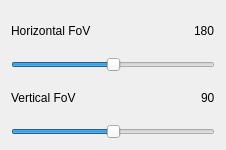
<?xml version="1.0" encoding="UTF-8"?>
<ui version="4.0">
 <class>SphericalCameraParameterWidget</class>
 <widget class="QWidget" name="SphericalCameraParameterWidget">
  <property name="geometry">
   <rect>
    <x>0</x>
    <y>0</y>
    <width>226</width>
    <height>150</height>
   </rect>
  </property>
  <property name="windowTitle">
   <string>Form</string>
  </property>
  <layout class="QVBoxLayout" name="verticalLayout_3">
   <item>
    <layout class="QVBoxLayout" name="verticalLayout">
     <item>
      <layout class="QHBoxLayout" name="horizontalLayout">
       <item>
        <widget class="QLabel" name="label">
         <property name="text">
          <string>Horizontal FoV</string>
         </property>
        </widget>
       </item>
       <item>
        <spacer name="horizontalSpacer">
         <property name="orientation">
          <enum>Qt::Horizontal</enum>
         </property>
         <property name="sizeHint" stdset="0">
          <size>
           <width>40</width>
           <height>20</height>
          </size>
         </property>
        </spacer>
       </item>
       <item>
        <widget class="QLabel" name="m_horizontalFieldOfViewLabel">
         <property name="text">
          <string>180</string>
         </property>
        </widget>
       </item>
      </layout>
     </item>
     <item>
      <widget class="QSlider" name="m_horizontalFieldOfViewSlider">
       <property name="minimum">
        <number>0</number>
       </property>
       <property name="maximum">
        <number>360</number>
       </property>
       <property name="value">
        <number>180</number>
       </property>
       <property name="orientation">
        <enum>Qt::Horizontal</enum>
       </property>
      </widget>
     </item>
    </layout>
   </item>
   <item>
    <layout class="QVBoxLayout" name="verticalLayout_2">
     <item>
      <layout class="QHBoxLayout" name="horizontalLayout_2">
       <item>
        <widget class="QLabel" name="label_2">
         <property name="text">
          <string>Vertical FoV</string>
         </property>
        </widget>
       </item>
       <item>
        <spacer name="horizontalSpacer_2">
         <property name="orientation">
          <enum>Qt::Horizontal</enum>
         </property>
         <property name="sizeHint" stdset="0">
          <size>
           <width>40</width>
           <height>20</height>
          </size>
         </property>
        </spacer>
       </item>
       <item>
        <widget class="QLabel" name="m_verticalFieldOfViewLabel">
         <property name="text">
          <string>90</string>
         </property>
        </widget>
       </item>
      </layout>
     </item>
     <item>
      <widget class="QSlider" name="m_verticalFieldOfViewSlider">
       <property name="minimum">
        <number>0</number>
       </property>
       <property name="maximum">
        <number>180</number>
       </property>
       <property name="value">
        <number>90</number>
       </property>
       <property name="orientation">
        <enum>Qt::Horizontal</enum>
       </property>
      </widget>
     </item>
    </layout>
   </item>
  </layout>
 </widget>
 <resources/>
 <connections>
  <connection>
   <sender>m_horizontalFieldOfViewSlider</sender>
   <signal>valueChanged(int)</signal>
   <receiver>m_horizontalFieldOfViewLabel</receiver>
   <slot>setNum(int)</slot>
   <hints>
    <hint type="sourcelabel">
     <x>112</x>
     <y>57</y>
    </hint>
    <hint type="destinationlabel">
     <x>195</x>
     <y>23</y>
    </hint>
   </hints>
  </connection>
  <connection>
   <sender>m_verticalFieldOfViewSlider</sender>
   <signal>valueChanged(int)</signal>
   <receiver>m_verticalFieldOfViewLabel</receiver>
   <slot>setNum(int)</slot>
   <hints>
    <hint type="sourcelabel">
     <x>112</x>
     <y>125</y>
    </hint>
    <hint type="destinationlabel">
     <x>199</x>
     <y>91</y>
    </hint>
   </hints>
  </connection>
 </connections>
</ui>
